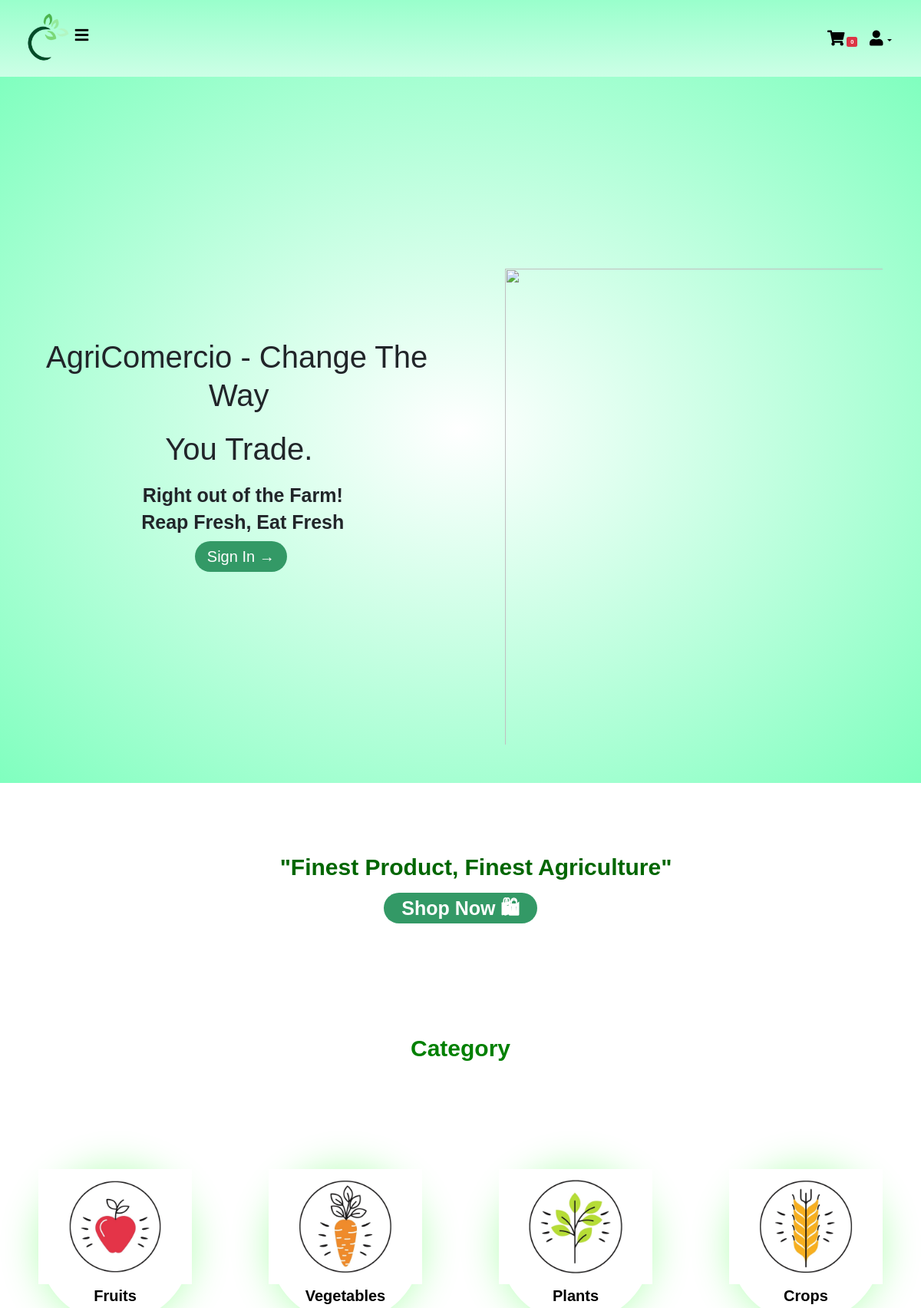
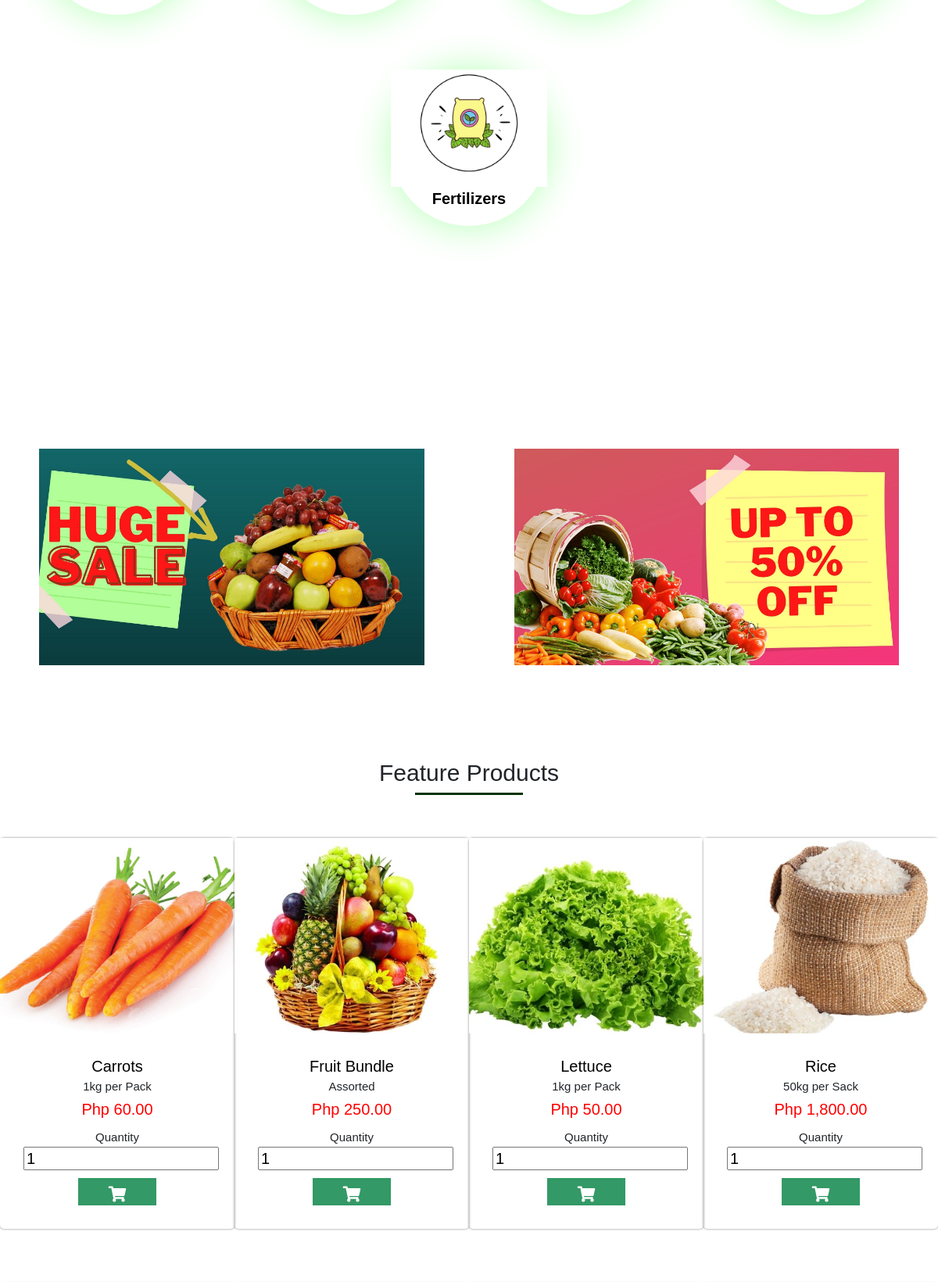
The page / (upper part) on the database its author committed (2 pictures, top to bottom).
### tables this page shows
CREATE TABLE `items` (
  `item_id` int(11) NOT NULL,
  `item_name` varchar(128) NOT NULL,
  `cat_id` int(11) NOT NULL,
  `item_desc` varchar(255) NOT NULL,
  `item_status` varchar(20) NOT NULL COMMENT 'A for Available, NA for unavailable',
  `item_price` int(11) NOT NULL,
  `seller_id` int(11) NOT NULL,
  `item_img` varchar(128) NOT NULL
);

### index.php (the view, shortened to what this page needs)
<?php
include_once "includes/db_conn.php";
 ?>
<!DOCTYPE html>
<html lang="en">
<head>
    <link rel="stylesheet" href="css/bootstrap.min.css">
    <link rel="stylesheet" href="css/style.css">
    <link rel="stylesheet" href="css/fontawesome.css">
    <link rel="stylesheet" href="https://cdnjs.cloudflare.com/ajax/libs/font-awesome/5.15.2/css/all.min.css">
</head>
<body>
    <header id="header">
        <div class="right">
            <img clas ="logo" src="img/logo1.png" alt="" width="70px" height="70px">
            <div class="fas fa-bars" id="bars"></div>
        </div>
        <div class="left">
        <div class="dropdown">
        <a href="cart.php"><div class="fas fa-shopping-cart"></div>
            <?php
                        $sql_cart_count = "SELECT COUNT(*) cartcount FROM `cart` WHERE status = 'P' AND user_id = ?;";
                        $stmt=mysqli_stmt_init($conn);
                    if (!mysqli_stmt_prepare($stmt, $sql_cart_count)){
                        header("location: index.php?error=stmtfailed");
                        exit();
                    }
                        mysqli_stmt_bind_param($stmt, "s" ,$_SESSION['userid']);
                        mysqli_stmt_execute($stmt);
                        $resultData = mysqli_stmt_get_result($stmt);
                        if($row = mysqli_fetch_assoc($resultData)){ ?>
                            <span class="badge bg-danger"><?php echo $row['cartcount']; ?></span>
                        <?php }
                        ?>
            </a>
            <button class="dropdown-toggle" type="button" id="dropdownMenu2" data-bs-toggle="dropdown" aria-expanded="false">
            <div class="fas fa-user"></div>
            </button>
        </div>
        </div>
    </header>
    <section id="home">
        <div class="slide">
            <div class="row">
                <div class="col-2">
                    <div class="content text-center text-md-left pl-md-3 ml-md-3">
                        <h1>AgriComercio - Change The Way</h1>
                        <h1>You Trade.</h1>
                        <h2>Right out of the Farm!</h2>
                        <h2>Reap Fresh, Eat Fresh</h2>
                             <a href="sign_in.php"><button class="btn-home">Sign In &#8594;</button></a>
                    </div>
                </div>
                <div class="col-2">
                    <img class="img" src="img/Ag1.png" alt="">
                </div>
            </div>
        </div>
    </section>
    <div class="caption">
        <h2>"Finest Product, Finest Agriculture"</h2>
        <a href="product.php" class="btn-promo">Shop Now 🛍</a>
    </div>
<section id="product-category">
    <div class="heading-two">Category</div>
    <div class="category-cont">
        <div class="category-slider">
            <div class="category-card">
                <div class="category-img">
                    <img src="img/c1.jpg" alt="">
                </div>
                <div class="content-cat">
                <a href="category/fruits.php">Fruits</a>
                </div>
            </div>
            <div class="category-card">
                <div class="category-img">
                    <img src="img/c2.jpg" alt="">
                </div>
                <div class="content-cat">
                <a href="category/vegetable.php">Vegetables</a>
                </div>
            </div>
            <div class="category-card">
                <div class="category-img">
                    <img src="img/c3.jpg" alt="">
                </div>
                <div class="content-cat">
                <a href="category/plants.php">Plants</a>
                </div>
            </div>
            <div class="category-card">
                <div class="category-img">
                    <img src="img/c4.jpg" alt="">
                </div>
                <div class="content-cat">
                <a href="category/crops.php">Crops</a>
                </div>
            </div>
            <div class="category-card">
                <div class="category-img">
                    <img src="img/c5.jpg" alt="">
                </div>
                <div class="content-cat">
                <a href="category/ferti.php">Fertilizers</a>
                </div>
            </div>
        </div>
    </div>
</section>
    <section id="promo">
        <div class="row">
        <div class="col-2">
            <img src="img/p1.jpg" alt="">
        </div>
        <div class="col-2">
            <img src="img/p2.jpg" alt="">
        </div>
    </div>
    </section>
<?php
        $sql="SELECT i.item_id,
        i.item_img,
        i.item_name,
        i.item_status,
        i.item_desc,
        c.cat_desc,
        i.item_price
        FROM items i
        JOIN category c
        ON i.cat_id = c.cat_id
        WHERE i.item_id BETWEEN 5 AND 12;";
  $stmt=mysqli_stmt_init($conn);
  if (!mysqli_stmt_prepare($stmt, $sql)){
     echo "Statement Failed.";
     exit();
  }
   mysqli_stmt_execute($stmt);
   $resultData = mysqli_stmt_get_result($stmt);
   $arr=array();
   while($row = mysqli_fetch_assoc($resultData)){
       array_push($arr,$row);
   }
      ?>
<section id="product">
<h1 class="heading">Feature Products</h1>
    <div class="product-container">
        <?php
        foreach($arr as $key => $val){
        ?>
        <div class="product-slider">
            <div class="product-card item">
                <div class="image">
                <img src="img/<?php echo $val['item_img'] ?>" alt="" class="card-img-top">
                </div>
                    <div class="content">
                        <h3><?php echo $val['item_name'] ?></h3>
                        <h4><?php echo $val['item_desc'] ?></h4>
                        <div class="price"><p> Php <?php echo number_format($val['item_price'],2)  ?></p>
                        </div>
                        <form action="includes/processorder.php" method= "GET">
                        <label for="Quantity">Quantity</label>
                        <input  type="number" value = "1" min="1" max="10" name="item_qty">
                        <button type="submit" class = "btn-addcart">
                        <i class="fas fa-shopping-cart" ></i>
                        </button>
                        </form>
                    </div>
            </div>
        </div>
                    <?php
                        }
                        ?>
    </div>
</section>
</body>
</html>

### css/style.css (style rules this page uses)
.heading { text-align: center; font-size: 3rem; padding-top: 5rem; margin: 2rem 0; position: relative; }
.heading::after { content:''; position: absolute; bottom: -1rem; left: 50% ; transform: translateX(-50%); height: 0.3rem; width: 60% ; background: #003300; }
* { margin: 0; box-sizing: border-box; transition: all .2s linear; font-family: 'Exo 2', sans-serif ; }
html { font-size: 62.5%; scroll-behavior: smooth; }
body { overflow-x: hidden; }
#header { display: flex; align-items: center; justify-content: space-between; padding: 1.5rem 2.5rem; color: black; background-image:linear-gradient(#99ffcc,#ccffe6) ; }
.fa-user { font-size: 2rem; cursor: pointer; color: #000000; }
.fa-bars { font-size: 2rem; z-index: 10000; cursor: pointer; }
.fa-shopping-cart { font-size: 2rem; cursor: pointer; color: #000000; }
#home { min-height: 100vh; width: 100vw; background:radial-gradient(#fff,#80ffbf); }
.col-2 { text-align-last: left; flex-basis: 50%; min-width: 20rem; margin-top: 25rem; }
.col-2 img { max-width: 100%; padding: 50px; }
.col-2 h1 { text-align: left; font-size: 4rem; line-height: 5rem; margin: 2rem 0; margin-top: 1rem; margin-left: 3rem; }
.col-2 h2 { text-align: left; font-size: 2.5rem; margin-left: 4rem; align-items: center; font-weight: bolder; }
.btn-home { height: 4rem; width: 12rem; background: #339966; color: #fff; border-radius: 5rem; text-align:center; font-size: 2rem; line-height: 2rem; text-decoration:none; margin-left: 3.5rem; margin-top: 00.5rem; border: none; }
#promo { margin-top: -15rem; align-items: center; }
.caption { text-align-last: center; padding-bottom: 20px; padding-top: 1%; }
.caption h2 { margin-top: 8rem; text-align-last: center; color: #006600; font-size: 3rem; margin-left: 4rem; font-weight: bolder; }
.caption a { display: inline-block; height: 4rem; width: 20rem; background: #339966; color: #fff; border-radius: 5rem; text-align:center; font-size: 2.5rem; line-height: 4rem; text-decoration:none; margin-top: 1rem; }
a { text-decoration: none; font-weight: bolder; color: #000000; }
.slide img { margin-top: -10rem; height: 90vh; width: 90vh; }
.col-2 { text-align-last: left; flex-basis: 50%; min-width: 20rem; margin-top: 30rem; }
.heading-two { text-align: center; font-size: 3rem; padding-top: 5rem; margin: 5rem 0; position: relative; padding-top: 7rem; color: green; font-weight: bolder; }
.heading-two::after { background: white; }
.dropdown #dropdownMenu2 { background: none; border: none; outline: none; color: black; width: 5.5rem; }
.text-center { text-align-last: center; }
#product { display: flex; align-items: center; flex-flow: column; width: 100vw; }
.product-container { width:100% ; margin: 1rem; display: flex; align-items: center; flex-wrap: wrap; justify-content: space-around; }
.product-card { height: 50rem; width: 30rem; margin: 3.5rem auto; box-shadow: 0 0 .3rem rgba(0, 0, 0,.5); border-radius: 0.5rem; position: relative; }
.image { height: 50%; width: 100%; margin-top: 1rem; }
.image img { height: 100%; width: 100%; object-fit: cover; }
.content { padding: 3rem; height: 30%; width: 100%; text-align: center; }
.content h3 { font-size: 2rem; color: black; }
.price { font-size: 2rem; color: red; }
.content .btn-addcart { height: 3.5rem; width: 10rem; background: #339966; text-align:center; font-size: 2rem; text-decoration:none; border: none; margin-top: 1rem; line-height: 4rem; outline: none; }
.content .btn-addcart i { color: white; }
.content input { height: 3rem; width: 25rem; align-items: center; font-size: 2rem; }
.content label { font-size: 1.5rem; }
#product-category { display: flex; align-items: center; justify-content: center; flex-flow: column; width: 100vw; }
.category-cont { width: 100%; margin: 5rem; }
.category-slider { display: flex; align-items: center; flex-wrap: wrap; justify-content: space-around; }
.category-card { height: 20rem; width: 20rem; margin: 3.5rem; box-shadow: 0 0 5rem rgba(0,255,0,0.3); border-radius: 10rem ; position: relative; }
.category-img { height: 75%; width: 100%; }
.category-img img { height: 100%; width: 100%; object-fit: cover; }
.content-cat { height: 25%; width: 100%; text-align: center; }
.content-cat a { font-size: 2rem; }

### rows shown on the page
items: item_img (picture), item_name "Carrots", item_desc "1kg per Pack", item_price "60.00"
items: item_img (picture), item_name "Fruit Bundle", item_desc "Assorted", item_price "250.00"
items: item_img (picture), item_name "Lettuce", item_desc "1kg per Pack", item_price "50.00"
items: item_img (picture), item_name "Rice", item_desc "50kg per Sack", item_price "1,800.00"

### other values the page prints
$row['cartcount'] "0"
